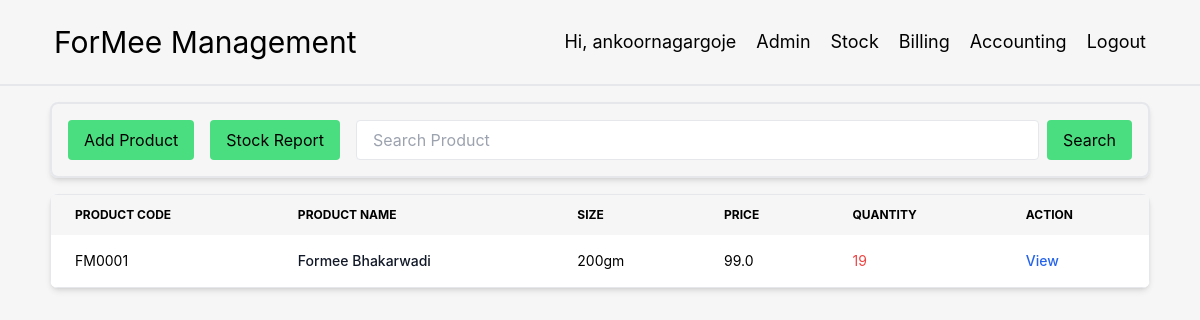
The page /stock/ (signed in) on the database its author committed.
### Stock/models.py (models this page shows, shortened)
class Product(models.Model):
    name = models.CharField(max_length=300)
    code = models.CharField(max_length=4, unique=True)
    barcode = models.BigIntegerField(default=0)
    size = models.CharField(max_length=20, default='200gm')
    hsn_code = models.CharField(max_length=10, default=210690)
    price = models.FloatField()
    franchise_price = models.FloatField(default=0)
    store_price = models.FloatField(default=0)
    stock = models.IntegerField()
    created_at = models.DateTimeField(auto_now_add=True)
    updated_at = models.DateTimeField(auto_now=True)

### Stock/views.py (the view)
# urls.py: path('stock/', views.stock_view),
@login_required
def stock_view(request):
    products = Product.objects.all().order_by('code')
    product_search = request.GET.get('product_search')
    if product_search != '' and product_search is not None:
        products = Product.objects.filter(name__icontains=product_search)
    return render(request, 'stock.html', {'products': products})

### Stock/templates/stock.html
{% extends 'base.html' %}
{% block body %}
<div class="flex justify-between mx-auto w-11/12 mt-4 gap-4 p-4 border-2 rounded-lg shadow-md">
    <div>
        <a href="add_product/">
            <button class="px-4 py-2 bg-green-400 rounded whitespace-nowrap">Add Product</button>
        </a>
    </div>
    <div>
        <a href="stock_report/">
            <button class="px-4 py-2 bg-green-400 rounded whitespace-nowrap">Stock Report</button>
        </a>
    </div>
    <div class="flex-grow flex-0">
        <form action="" class="flex">
            <input type="text" class="w-full h-10 border rounded px-4" name="product_search"
                   placeholder="Search Product">
            <button type="submit" class="ml-2 px-4 py-2 bg-green-400 rounded">Search</button>
        </form>
    </div>
</div>
<div class="relative overflow-x-auto shadow-md sm:rounded-lg w-11/12 m-auto mt-4">
    <table class="w-full text-sm text-left border">
        <thead class="text-xs uppercase">
            <tr>
                <th scope="col" class="px-6 py-3">
                    Product Code
                </th>
                <th scope="col" class="px-6 py-3">
                    Product name
                </th>
                <th scope="col" class="px-6 py-3">
                    Size
                </th>
                <th scope="col" class="px-6 py-3">
                    Price
                </th>
                <th scope="col" class="px-6 py-3">
                    Quantity
                </th>
                <th scope="col" class="px-6 py-3">
                    Action
                </th>
            </tr>
        </thead>
        <tbody>
        {% for product in products %}
            <tr class="bg-white border-b">
                <td class="px-6 py-4">
                    FM{{ product.code }}
                </td>
                <th scope="row" class="px-6 py-4 font-medium text-gray-900 whitespace-nowrap">
                    {{ product.name|slice:-5 }}
                </th>
                <td class="px-6 py-4">
                    {{ product.size }}
                </td>
                <td class="px-6 py-4">
                    {{ product.price }}
                </td>
                <td class="px-6 py-4 {% if product.stock < 200 %} text-red-500 {% endif %}">
                    {{ product.stock }}
                </td>
                <td class="px-6 py-4">
                    <a href="product/{{ product.code }}/" class="font-medium text-blue-600 hover:underline">View</a>
                </td>
            </tr>
        {% endfor %}
        </tbody>
    </table>
</div>
{% endblock %}

### Stock/templates/base.html (shortened to what this page needs)
<!DOCTYPE html>
<html lang="en">
<head>
    {% load static %}
    <script src="https://cdn.tailwindcss.com"></script>
</head>
<body style="font-family: -apple-system, BlinkMacSystemFont, 'Segoe UI', Roboto, Helvetica, Arial, sans-serif, 'Apple Color Emoji', 'Segoe UI Emoji', 'Segoe UI Symbol'; background-color:#f6f6f6;">
<nav class="w-full border-b-2">
    <div name="NAVBAR" class="p-4 flex flex-row w-[95%] m-auto flex-wrap justify-between items-center">
        <div class="flex-initial min-w-1/2">
            <p class="text-3xl p-2">ForMee Management</p>
        </div>
        <div class="flex-auto w-32 flex gap-1 justify-end items-center">
            {% if user.is_authenticated %}
            <div class=" ease-in-out duration-300 rounded-xl hover:bg-gray-200"><p class="text-lg p-2">Hi, {{ user.username }}</p></div>
            {% if user.username == 'ankoornagargoje' %}
            <div class=" ease-in-out duration-300 rounded-xl hover:bg-gray-200"><a href="/admin/"><p class="text-lg p-2">Admin</p></a></div>
            {% endif %}
            <div class=" ease-in-out duration-300 rounded-xl hover:bg-gray-200"><a href="/stock/"><p class="text-lg p-2 ease-in-out duration-300">Stock</p></a></div>
            <div class=" ease-in-out duration-300 rounded-xl hover:bg-gray-200"><a href="/billing/"><p class="text-lg p-2 ease-in-out duration-300">Billing</p></a></div>
            <div class=" ease-in-out duration-300 rounded-xl hover:bg-gray-200"><a href="/accounting/"><p class="text-lg p-2 ease-in-out duration-300">Accounting</p></a></div>
            <div class=" ease-in-out duration-300 rounded-xl hover:bg-gray-200"><a href="/logout/"><p class="text-lg p-2 ease-in-out duration-300">Logout</p></a></div>
            {% endif %}
        </div>
    </div>
</nav>
{% block body %}
{% endblock %}
</body>
</html>

### rows shown on the page
Product: code "0001", name "Formee Bhakarwadi", size "200gm", price "99.0", stock "19"

### other values the page prints
{{ user.username }} "ankoornagargoje"
